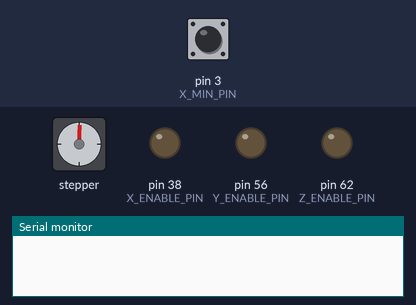
Recording of a sketch running on a simulated Arduino Mega 2560, built with avr-gcc and run on an emulated ATmega2560. Parts: stepper motor, output pins drawn as LEDs (lit = HIGH), the last lines printed to the serial monitor. The inputs (shaded band) are chosen by the test bench; at power-on: pin 3 (X_MIN_PIN) HIGH. Stepper angles assume 200 steps per turn.

Above: at 0.2 s.
At 2.7 s:
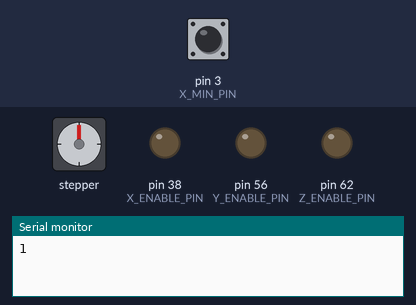
Timing chart, 0 to 4.2 s (numbered marks = the images above):
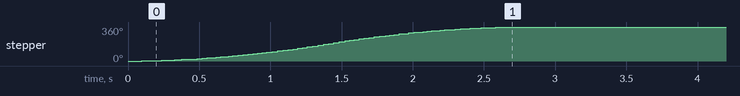

Measured:
- by itself, stepper: turns 360° clockwise in 2.6 s

The sketch:

test.ino
```cpp
#include <AccelStepper.h>
//#include <MultiStepper.h>

#define X_MAX 2200
#define Y_MAX 1400
#define Z_MAX 1500

const int X_STEP_PIN = 54;
const int X_DIR_PIN = 55;
const int X_ENABLE_PIN = 38;

const int Y_STEP_PIN = 60;
const int Y_DIR_PIN = 61;
const int Y_ENABLE_PIN = 56;

const int Z_STEP_PIN = 46;
const int Z_DIR_PIN = 48;
const int Z_ENABLE_PIN = 62;

const int X_MIN_PIN = 3;
const int Y_MIN_PIN = 14;
const int Z_MIN_PIN = 18;

int x_brush_1 = 5*50; int x_brush_2 = 22*50;
int y_brush_1=1*50; int y_brush_2=14*50; int y_brush_3=28*50;
long pos_color_00[2] = {28*50,1}; long pos_color_01[2] = {31*50,1}; //{x,y}
long pos_color_10[2] = {28*50,26*50}; long pos_color_11[2] = {31*50,26*50};
long pos_moboo[2] = {};
long pos_groove[2] = {};

int z_floor=8*50; int z_color=8*50; int z_groove=100; int z_mid=4*50;

AccelStepper stepperX(1, X_STEP_PIN, X_DIR_PIN);
AccelStepper stepperY(1, Y_STEP_PIN, Y_DIR_PIN);
AccelStepper stepperZ(1, Z_STEP_PIN, Z_DIR_PIN);

// MultiStepper steppers;
// MultiStepper stepperXY;

void setup() {

  Serial.begin(9600);

  pinMode(X_MIN_PIN, INPUT_PULLUP);
  pinMode(Y_MIN_PIN, INPUT_PULLUP);
  pinMode(Z_MIN_PIN, INPUT_PULLUP);


  pinMode(X_ENABLE_PIN, OUTPUT);
  pinMode(Y_ENABLE_PIN, OUTPUT);
  pinMode(Z_ENABLE_PIN, OUTPUT);
  digitalWrite(X_ENABLE_PIN, LOW);
  digitalWrite(Y_ENABLE_PIN, LOW);
  digitalWrite(Z_ENABLE_PIN, LOW);

  stepperY.setMaxSpeed(200);
  stepperY.setAcceleration(100);
  stepperY.moveTo(200);  // 應該往遠離開關方向走
  while(stepperY.distanceToGo() != 0) stepperY.run();

}


void loop() {
  // put your main code here, to run repeatedly:
  Serial.println(digitalRead(X_MIN_PIN));
  delay(500);
}
```
